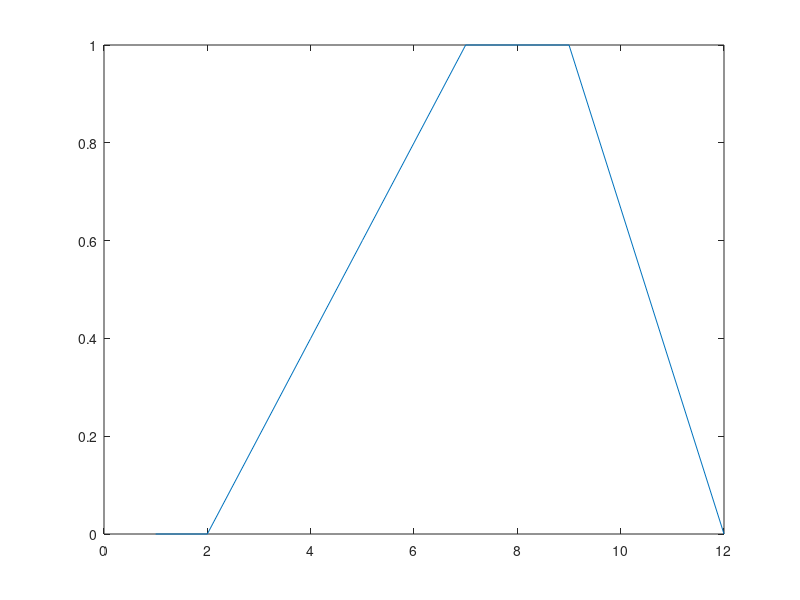

MATLAB code to generate this figure:
clc;
clear;

x = (1.0: 1.0: 12.0);
y = trapmf(x, [2 7 9 12]);
plot(x, y);
disp("Membership function at x = 10 :")
disp(y(10));